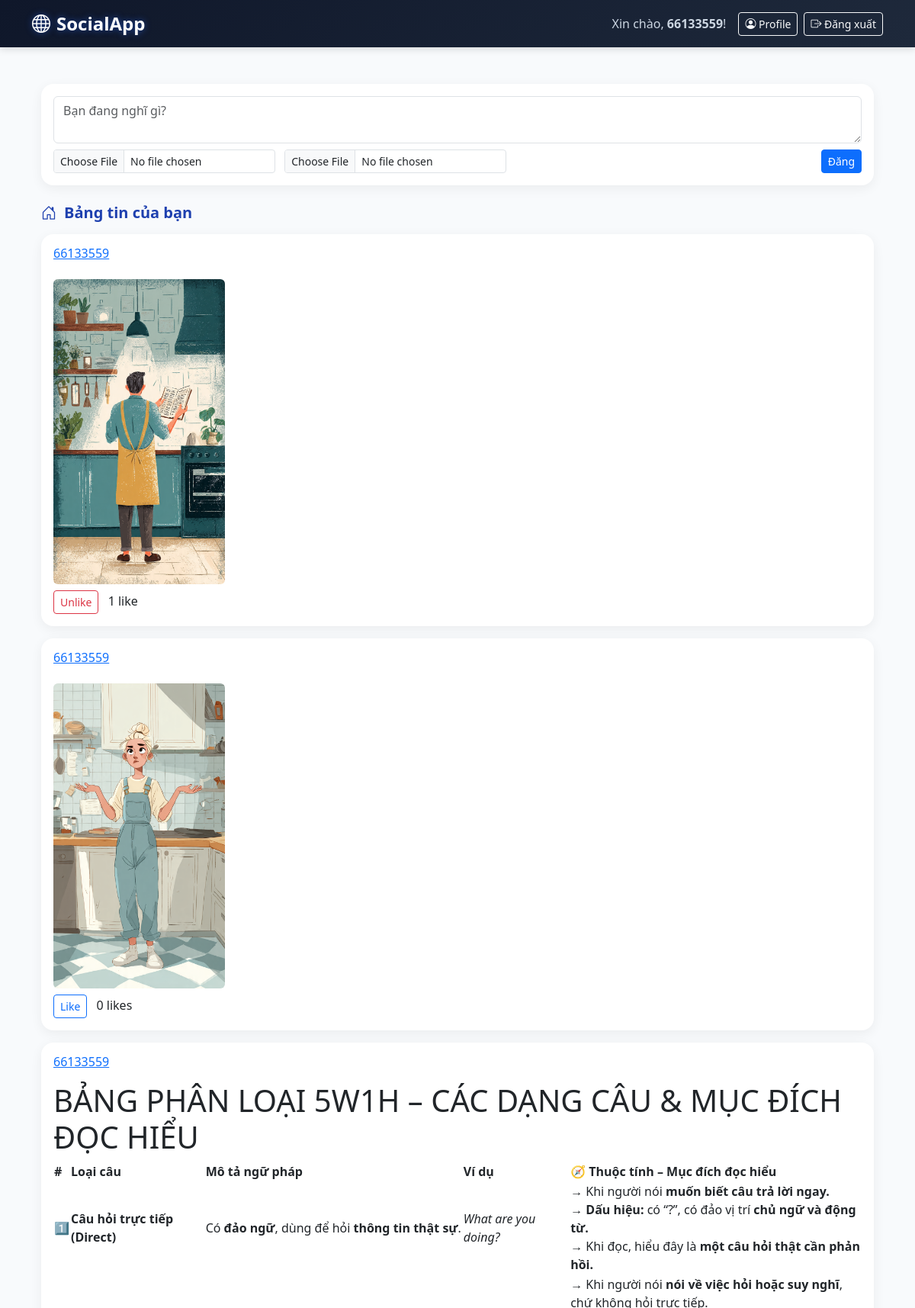
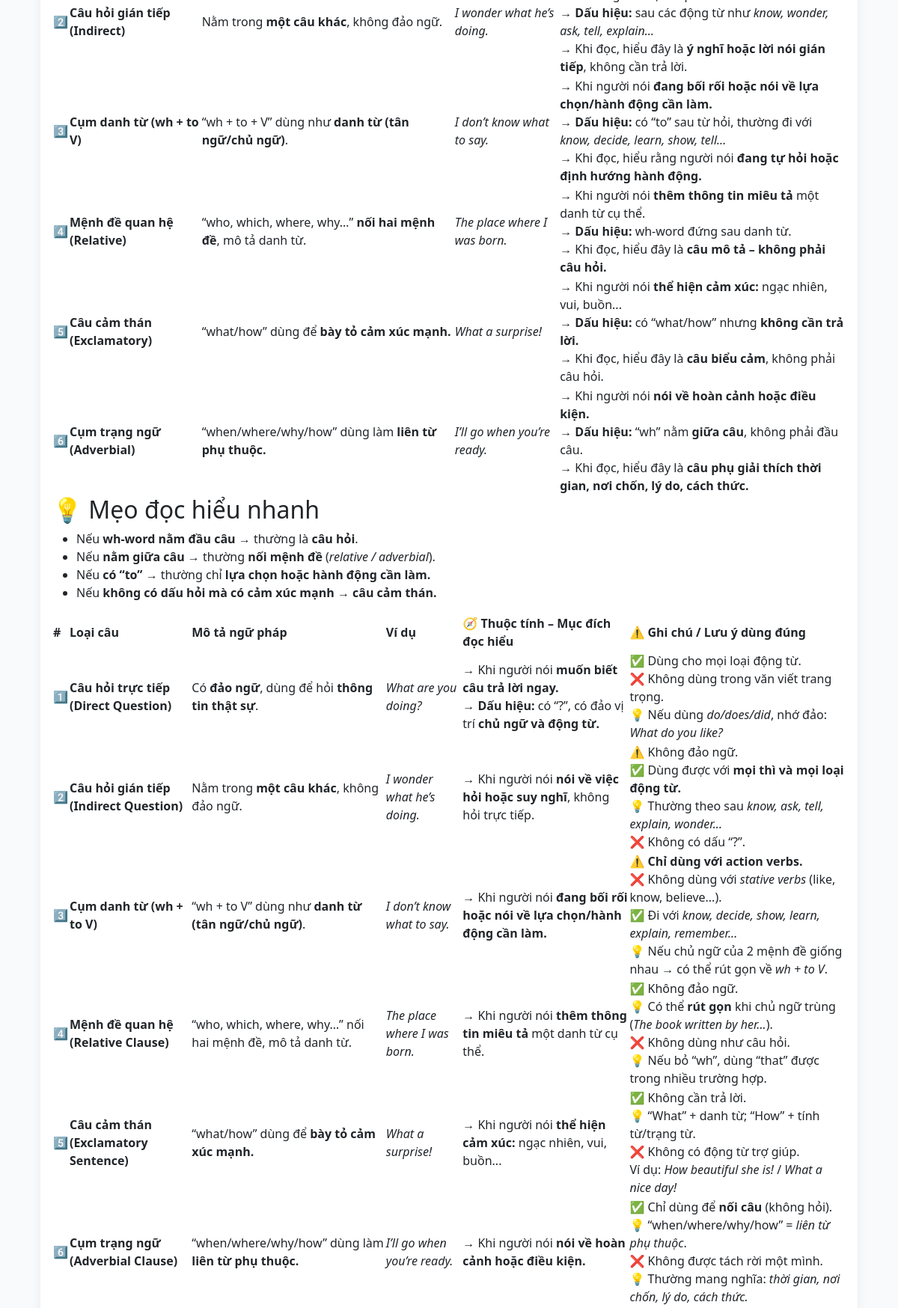
/ (signed in, upper part), run on the app's committed database (2 pictures, top to bottom).
### tables this page shows
CREATE TABLE users (
        id INTEGER PRIMARY KEY,
        username TEXT UNIQUE NOT NULL,
        password TEXT NOT NULL,
        created_at TIMESTAMP DEFAULT CURRENT_TIMESTAMP
    );

CREATE TABLE posts (
        id INTEGER PRIMARY KEY,
        user_id INTEGER,
        content TEXT,
        image_path TEXT,
        video_path TEXT,
        created_at TIMESTAMP DEFAULT CURRENT_TIMESTAMP,
        FOREIGN KEY(user_id) REFERENCES users(id)
    );

### app.py (the view, shortened to what this page needs)
@app.route('/')
def home():
    db = get_db()
    if current_user():
        user_id = current_user()['id']
        feed_posts = db.execute('''
            SELECT p.*, u.username
            FROM posts p
            JOIN users u ON p.user_id = u.id
            WHERE p.user_id = :user_id
               OR p.user_id IN (
                   SELECT followed_id FROM follows WHERE follower_id = :user_id
               )
            ORDER BY p.created_at DESC
            LIMIT 20
        ''', {'user_id': user_id}).fetchall()
        suggested_posts = db.execute('''
            SELECT p.*, u.username,
                   (SELECT COUNT(*) FROM likes WHERE post_id = p.id) AS like_count
            FROM posts p
            JOIN users u ON p.user_id = u.id
            WHERE p.user_id != :user_id
              AND p.user_id NOT IN (
                  SELECT followed_id FROM follows WHERE follower_id = :user_id
              )
            ORDER BY like_count DESC, p.created_at DESC
            LIMIT 5
        ''', {'user_id': user_id}).fetchall()
        def enrich_posts(posts_list):
            enriched = []
            for post in posts_list:
                post = dict(post)
                like_count = db.execute('SELECT COUNT(*) FROM likes WHERE post_id = ?', (post['id'],)).fetchone()[0]
                liked = db.execute('SELECT 1 FROM likes WHERE user_id = ? AND post_id = ?',
                                  (user_id, post['id'])).fetchone() is not None
                post['like_count'] = like_count
                post['liked'] = liked
                enriched.append(post)
            return enriched
        return render_template('home.html',
                             feed_posts=enrich_posts(feed_posts),
                             suggested_posts=enrich_posts(suggested_posts))

### app.py (called while the page is built)
def get_db():
    conn = sqlite3.connect('social.db', detect_types=sqlite3.PARSE_DECLTYPES)
    conn.row_factory = sqlite3.Row
    return conn

def current_user():
    if 'user_id' in session:
        db = get_db()
        return db.execute('SELECT * FROM users WHERE id = ?', (session['user_id'],)).fetchone()
    return None

@app.context_processor
def inject_user():
    return dict(current_user=current_user())

@app.template_filter('markdown')
def markdown_filter(text):
    if not text:
        return ""
    html = markdown(text, extensions=['fenced_code', 'nl2br', 'tables'])
    allowed_tags = [
        'p', 'br', 'strong', 'em', 'ul', 'ol', 'li', 'h1', 'h2', 'h3', 'blockquote', 'code', 'pre',
        'table', 'thead', 'tbody', 'tfoot', 'tr', 'th', 'td'
    ]
    allowed_attrs = {}
    clean_html = bleach.clean(html, tags=allowed_tags, attributes=allowed_attrs, strip=True)
    return clean_html

### templates/home.html (shortened to what this page needs)
    {% extends "base.html" %}
    {% block content %}
    <div class="container py-4">
    {% if current_user %}
    <div class="card mb-4">
        <div class="card-body">
        <form method="POST" action="{{ url_for('create_post') }}" enctype="multipart/form-data">
            <textarea name="content" class="form-control mb-2" rows="2" placeholder="Bạn đang nghĩ gì?"></textarea>
            <div class="d-flex justify-content-between">
            <div>
                <input type="file" name="image" accept="image/*" class="form-control form-control-sm d-inline-block me-2" style="width: auto;">
                <input type="file" name="video" accept="video/*" class="form-control form-control-sm d-inline-block" style="width: auto;">
            </div>
            <button type="submit" class="btn btn-primary btn-sm">Đăng</button>
            </div>
        </form>
        </div>
    </div>
    {% endif %}
    {% if current_user and feed_posts %}
        <h5 class="section-title"><i class="bi bi-house-door"></i> Bảng tin của bạn</h5>
        {% for post in feed_posts %}
        <div class="card mb-3">
            <div class="card-body">
            <h6><a href="{{ url_for('profile', username=post.username) }}">{{ post.username }}</a></h6>
            <p>{{ post.content | markdown | safe }}</p>
            {% if post.image_path %}
                <img src="/{{ post.image_path }}" class="img-fluid rounded mt-2" style="max-height: 400px; object-fit: cover;">
            {% endif %}
            <div class="mt-2">
                {% if current_user %}
                {% if post.liked %}
                    <a href="{{ url_for('unlike', post_id=post.id) }}" class="btn btn-sm btn-outline-danger">Unlike</a>
                {% else %}
                    <a href="{{ url_for('like', post_id=post.id) }}" class="btn btn-sm btn-outline-primary">Like</a>
                {% endif %}
                {% endif %}
                <span class="ms-2">{{ post.like_count }} like{{ 's' if post.like_count != 1 else '' }}</span>
            </div>
            </div>
        </div>
        {% endfor %}
    {% endif %}
    </div>
    {% endblock %}

### templates/base.html (shortened to what this page needs)
<!DOCTYPE html>
<html lang="vi">
<head>
    <link href="https://cdn.jsdelivr.net/npm/bootstrap@5.3.0/dist/css/bootstrap.min.css" rel="stylesheet">
    <link rel="stylesheet" href="https://cdn.jsdelivr.net/npm/bootstrap-icons@1.11.3/font/bootstrap-icons.min.css">
</head>
<body>
    <nav class="navbar navbar-expand-lg navbar-dark">
        <div class="container">
            <a class="navbar-brand" href="/">
                <i class="bi bi-globe me-2"></i>SocialApp
            </a>
            <div class="d-flex align-items-center">
                {% if current_user %}
                    <span class="navbar-text me-3 text-white">
                        Xin chào, <strong>{{ current_user.username }}</strong>!
                    </span>
                    <a href="{{ url_for('profile', username=current_user.username) }}"
                       class="btn btn-sm btn-outline-light me-2">
                        <i class="bi bi-person-circle"></i> Profile
                    </a>
                    <a href="{{ url_for('logout') }}" class="btn btn-sm btn-outline-light">
                        <i class="bi bi-box-arrow-right"></i> Đăng xuất
                    </a>
                {% endif %}
            </div>
        </div>
    </nav>
    <div class="container py-4">
        {% block content %}{% endblock %}
    </div>
</body>
</html>

### templates/base.html (style rules this page uses)
:root { --tech-primary: #2563eb; --tech-primary-dark: #1d4ed8; --tech-bg: #f8fafc; --tech-card-bg: #ffffff; --tech-border: #e2e8f0; --tech-text: #1e293b; --tech-muted: #64748b; }
body { background-color: var(--tech-bg); color: var(--tech-text); font-family: 'Segoe UI', system-ui, sans-serif; }
.navbar { background: linear-gradient(135deg, #0f172a 0%, #1e293b 100%) !important; box-shadow: 0 2px 10px rgba(0,0,0,0.15); }
.navbar-brand { font-weight: 700; font-size: 1.5rem; color: white !important; text-shadow: 0 0 8px rgba(37, 99, 235, 0.6); }
.navbar-nav .nav-link, .navbar-text { color: #cbd5e1 !important; font-weight: 500; transition: color 0.2s; }
.card { border: none; border-radius: 16px; box-shadow: 0 4px 16px rgba(0,0,0,0.06); background: var(--tech-card-bg); transition: transform 0.2s; }

### templates/home.html (style rules this page uses)
.section-title { font-weight: 600; color: #1e40af; margin: 1.5rem 0 1rem; display: flex; align-items: center; }
.section-title i { margin-right: 10px; }

### data on the page
users: username "66133559"
posts: username "66133559", shows a picture, like_count "1"
posts: username "66133559", shows a picture, like_count "0", like_count "s"
posts: username "66133559", content "BẢNG PHÂN LOẠI 5W1H – CÁC DẠNG CÂU & MỤC ĐÍCH ĐỌC HIỂU # Loại câu Mô tả ngữ pháp Ví dụ 🧭 Thuộc tính – Mục đích đọc hiểu 1️⃣ Câu hỏi trực tiếp (Direct) Có đảo ngữ , dùng để hỏi thông tin thật sự . What are you doing? → Khi người nói muốn biết câu trả lời ngay. → Dấu hiệu: có “?”, có đảo vị trí chủ ngữ và động từ. → Khi đọc, hiểu đây là một câu hỏi thật cần phản hồi. 2️⃣ Câu hỏi gián tiếp (Indirect) Nằm trong một câu khác , không đảo ngữ. I wonder what he’s doing. → Khi người nói nói về việc hỏi hoặc suy nghĩ , chứ không hỏi trực tiếp. → Dấu hiệu: sau các động từ như know, wonder, ask, tell, explain… → Khi đọc, hiểu đây là ý nghĩ hoặc lời nói gián tiếp , không cần trả lời. 3️⃣ Cụm danh từ (wh…"
